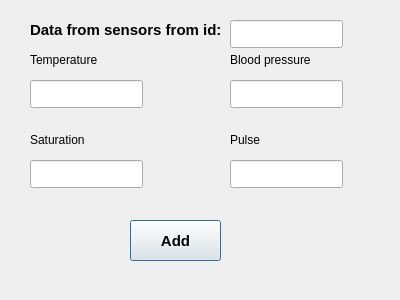
<?xml version="1.0" encoding="UTF-8"?>
<ui version="4.0">
 <class>form_add_sensors</class>
 <widget class="QDialog" name="form_add_sensors">
  <property name="geometry">
   <rect>
    <x>0</x>
    <y>0</y>
    <width>400</width>
    <height>300</height>
   </rect>
  </property>
  <property name="windowTitle">
   <string>Sensors</string>
  </property>
  <widget class="QLineEdit" name="lineEdit">
   <property name="geometry">
    <rect>
     <x>30</x>
     <y>80</y>
     <width>113</width>
     <height>28</height>
    </rect>
   </property>
  </widget>
  <widget class="QLineEdit" name="lineEdit_2">
   <property name="geometry">
    <rect>
     <x>230</x>
     <y>80</y>
     <width>113</width>
     <height>28</height>
    </rect>
   </property>
  </widget>
  <widget class="QLineEdit" name="lineEdit_3">
   <property name="geometry">
    <rect>
     <x>30</x>
     <y>160</y>
     <width>113</width>
     <height>28</height>
    </rect>
   </property>
  </widget>
  <widget class="QLineEdit" name="lineEdit_4">
   <property name="geometry">
    <rect>
     <x>230</x>
     <y>160</y>
     <width>113</width>
     <height>28</height>
    </rect>
   </property>
  </widget>
  <widget class="QLabel" name="label">
   <property name="geometry">
    <rect>
     <x>30</x>
     <y>50</y>
     <width>81</width>
     <height>20</height>
    </rect>
   </property>
   <property name="text">
    <string>Temperature</string>
   </property>
  </widget>
  <widget class="QLabel" name="label_2">
   <property name="geometry">
    <rect>
     <x>230</x>
     <y>50</y>
     <width>91</width>
     <height>20</height>
    </rect>
   </property>
   <property name="text">
    <string>Blood pressure</string>
   </property>
  </widget>
  <widget class="QLabel" name="label_3">
   <property name="geometry">
    <rect>
     <x>30</x>
     <y>130</y>
     <width>81</width>
     <height>20</height>
    </rect>
   </property>
   <property name="text">
    <string>Saturation</string>
   </property>
  </widget>
  <widget class="QLabel" name="label_4">
   <property name="geometry">
    <rect>
     <x>230</x>
     <y>130</y>
     <width>81</width>
     <height>20</height>
    </rect>
   </property>
   <property name="text">
    <string>Pulse</string>
   </property>
  </widget>
  <widget class="QLabel" name="label_5">
   <property name="geometry">
    <rect>
     <x>30</x>
     <y>20</y>
     <width>191</width>
     <height>20</height>
    </rect>
   </property>
   <property name="font">
    <font>
     <pointsize>11</pointsize>
     <bold>true</bold>
    </font>
   </property>
   <property name="text">
    <string>Data from sensors from id:</string>
   </property>
  </widget>
  <widget class="QPushButton" name="pushButton">
   <property name="geometry">
    <rect>
     <x>130</x>
     <y>220</y>
     <width>91</width>
     <height>41</height>
    </rect>
   </property>
   <property name="font">
    <font>
     <pointsize>11</pointsize>
     <bold>true</bold>
    </font>
   </property>
   <property name="text">
    <string>Add</string>
   </property>
  </widget>
  <widget class="QLineEdit" name="lineEdit_5">
   <property name="geometry">
    <rect>
     <x>230</x>
     <y>20</y>
     <width>113</width>
     <height>28</height>
    </rect>
   </property>
  </widget>
 </widget>
 <resources/>
 <connections/>
</ui>
